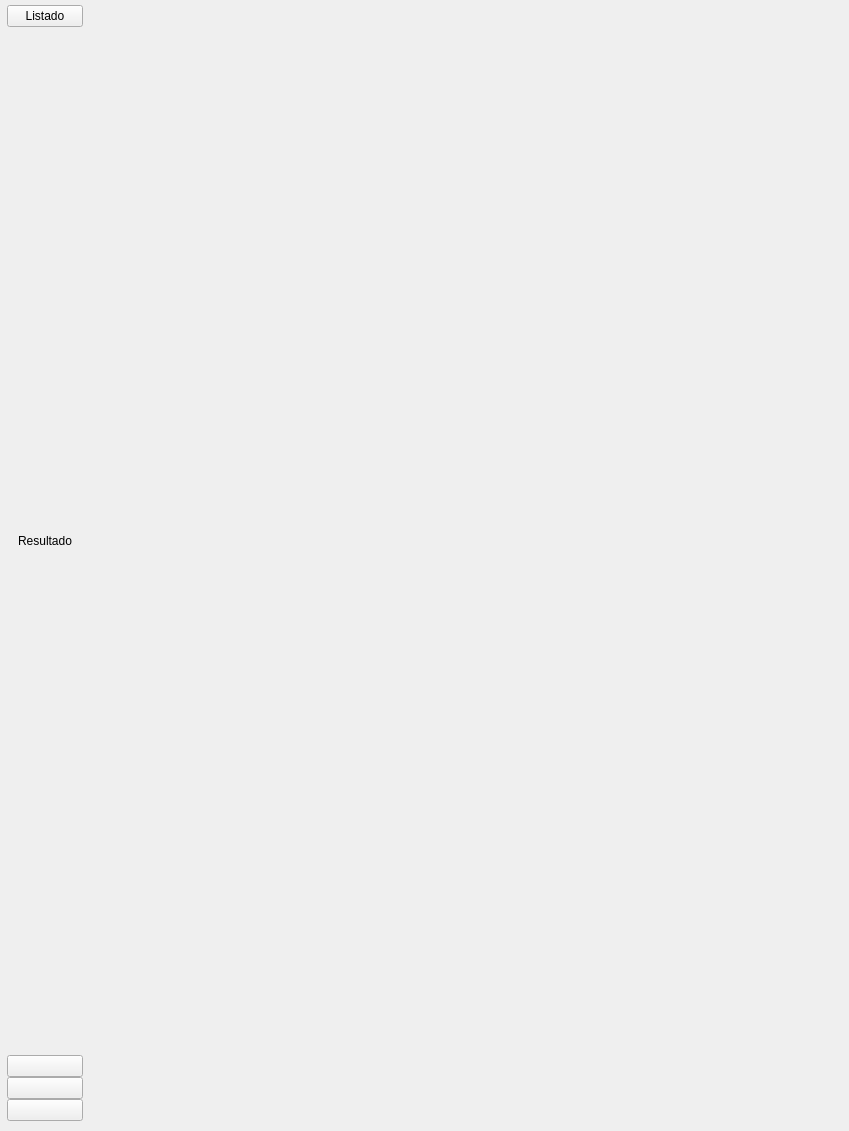
<?xml version="1.0" encoding="UTF-8"?>
<ui version="4.0">
 <class>ViewerSearchContextMenuLandscape</class>
 <widget class="QWidget" name="ViewerSearchContextMenuLandscape">
  <property name="geometry">
   <rect>
    <x>0</x>
    <y>0</y>
    <width>849</width>
    <height>1131</height>
   </rect>
  </property>
  <property name="minimumSize">
   <size>
    <width>0</width>
    <height>0</height>
   </size>
  </property>
  <property name="maximumSize">
   <size>
    <width>849</width>
    <height>1131</height>
   </size>
  </property>
  <property name="focusPolicy">
   <enum>Qt::StrongFocus</enum>
  </property>
  <property name="windowTitle">
   <string notr="true">Form</string>
  </property>
  <property name="styleSheet">
   <string notr="true" />
  </property>
  <property name="windowFilePath">
   <string />
  </property>
  <layout class="QHBoxLayout" name="horizontalLayout_3">
   <property name="spacing">
    <number>0</number>
   </property>
   <property name="margin">
    <number>0</number>
   </property>
   <item>
    <widget class="QWidget" name="ViewerSearchCenterCont" native="true">
     <layout class="QHBoxLayout" name="horizontalLayout">
      <property name="spacing">
       <number>0</number>
      </property>
      <property name="leftMargin">
       <number>5</number>
      </property>
      <property name="topMargin">
       <number>5</number>
      </property>
      <property name="rightMargin">
       <number>0</number>
      </property>
      <property name="bottomMargin">
       <number>10</number>
      </property>
      <item>
       <widget class="QWidget" name="SearchContextMenuCont" native="true">
        <property name="minimumSize">
         <size>
          <width>0</width>
          <height>0</height>
         </size>
        </property>
        <property name="maximumSize">
         <size>
          <width>1414214</width>
          <height>141421</height>
         </size>
        </property>
        <layout class="QVBoxLayout" name="verticalLayout_2">
         <property name="spacing">
          <number>0</number>
         </property>
         <property name="leftMargin">
          <number>2</number>
         </property>
         <property name="topMargin">
          <number>0</number>
         </property>
         <property name="rightMargin">
          <number>2</number>
         </property>
         <property name="bottomMargin">
          <number>0</number>
         </property>
         <item>
          <widget class="DegreesPushButton" name="listBtn">
           <property name="sizePolicy">
            <sizepolicy hsizetype="Fixed" vsizetype="Fixed">
             <horstretch>0</horstretch>
             <verstretch>0</verstretch>
            </sizepolicy>
           </property>
           <property name="maximumSize">
            <size>
             <width>76</width>
             <height>204</height>
            </size>
           </property>
           <property name="focusPolicy">
            <enum>Qt::NoFocus</enum>
           </property>
           <property name="styleSheet">
            <string notr="true" />
           </property>
           <property name="text">
            <string>Listado</string>
           </property>
           <property name="autoRepeatDelay">
            <number>0</number>
           </property>
          </widget>
         </item>
         <item>
          <spacer name="verticalSpacer">
           <property name="orientation">
            <enum>Qt::Vertical</enum>
           </property>
           <property name="sizeHint" stdset="0">
            <size>
             <width>28</width>
             <height>57</height>
            </size>
           </property>
          </spacer>
         </item>
         <item>
          <widget class="DegreesLabel270" name="resultCountLbl">
           <property name="text">
            <string>Resultado</string>
           </property>
           <property name="alignment">
            <set>Qt::AlignCenter</set>
           </property>
          </widget>
         </item>
         <item>
          <spacer name="verticalSpacer_2">
           <property name="orientation">
            <enum>Qt::Vertical</enum>
           </property>
           <property name="sizeHint" stdset="0">
            <size>
             <width>28</width>
             <height>57</height>
            </size>
           </property>
          </spacer>
         </item>
         <item>
          <widget class="QPushButton" name="previousBtn">
           <property name="maximumSize">
            <size>
             <width>76</width>
             <height>96</height>
            </size>
           </property>
           <property name="focusPolicy">
            <enum>Qt::NoFocus</enum>
           </property>
           <property name="text">
            <string />
           </property>
          </widget>
         </item>
         <item>
          <widget class="QPushButton" name="nextBtn">
           <property name="maximumSize">
            <size>
             <width>76</width>
             <height>79</height>
            </size>
           </property>
           <property name="focusPolicy">
            <enum>Qt::NoFocus</enum>
           </property>
           <property name="text">
            <string />
           </property>
          </widget>
         </item>
         <item>
          <widget class="QPushButton" name="closeBtn">
           <property name="text">
            <string />
           </property>
          </widget>
         </item>
        </layout>
       </widget>
      </item>
     </layout>
    </widget>
   </item>
   <item>
    <spacer name="horizontalSpacer_3">
     <property name="orientation">
      <enum>Qt::Horizontal</enum>
     </property>
     <property name="sizeHint" stdset="0">
      <size>
       <width>57</width>
       <height>28</height>
      </size>
     </property>
    </spacer>
   </item>
  </layout>
 </widget>
 <customwidgets>
  <customwidget>
   <class>DegreesLabel270</class>
   <extends>QLabel</extends>
   <header>DegreesLabel270.h</header>
  </customwidget>
  <customwidget>
   <class>DegreesPushButton</class>
   <extends>QPushButton</extends>
   <header location="global">DegreesPushButton.h</header>
  </customwidget>
 </customwidgets>
 <resources />
 <connections />
</ui>
